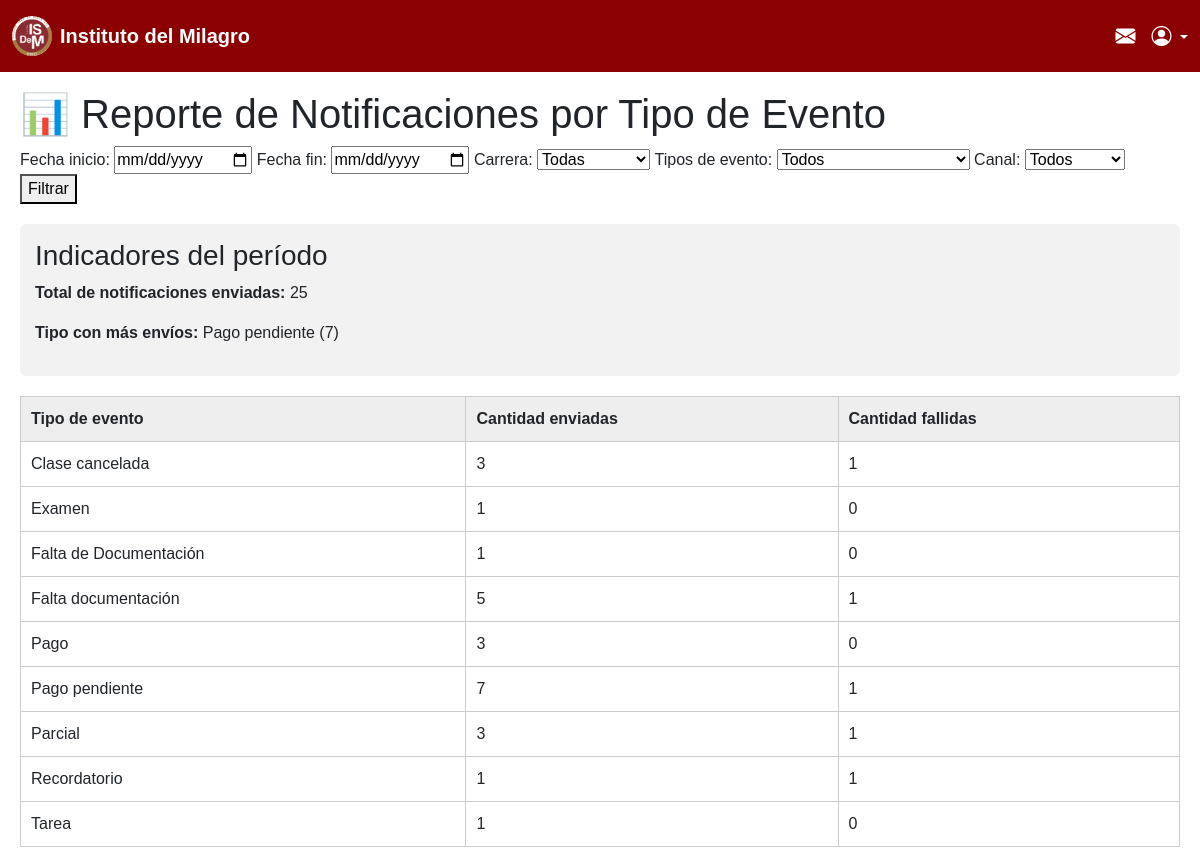
/reporte/evento/, run on the app's committed database.
### mensajes/models.py (models this page shows, shortened)
class TipoNotificacion(models.Model):
    nombre_tipo = models.CharField(max_length=100)
    canal = models.CharField(max_length=100, default='Email')
    fecha = models.DateField(auto_now_add=True)
    carrera = models.ForeignKey(
        'Carrera',
        on_delete=models.CASCADE,
        related_name='notificaciones',
        null=True,      # ✅ permite valores nulos
        blank=True      # ✅ no lo exige en formularios
    )

### mensajes/views.py (the view)
# urls.py: path('reporte/evento/', views.reporte_evento, name='reporte_evento'),
def reporte_evento(request):
    fecha_inicio = request.GET.get("fecha_inicio")
    fecha_fin = request.GET.get("fecha_fin")
    carrera_id = request.GET.get("carrera")
    tipos_evento = request.GET.get("tipos")
    canal = request.GET.get("canal")
    notificaciones = Notificacion.objects.all()
    if fecha_inicio:
        notificaciones = notificaciones.filter(fecha_envio__date__gte=fecha_inicio)
    if fecha_fin:
        notificaciones = notificaciones.filter(fecha_envio__date__lte=fecha_fin)
    if carrera_id:
        try:
            carrera_id_int = int(carrera_id)
            notificaciones = notificaciones.filter(tipo__carrera_id=carrera_id_int)
        except ValueError:
            pass  # No filtrar si viene vacío o inválido
    if tipos_evento:
        try:
            tipos_evento_int = int(tipos_evento)
            notificaciones = notificaciones.filter(tipo_id=tipos_evento_int)
        except ValueError:
            pass  # No filtrar si viene vacío o inválido
    if canal:
        notificaciones = notificaciones.filter(tipo__canal=canal)
    resumen = (
        notificaciones
        .values("tipo__nombre_tipo")
        .annotate(
            total_enviadas=Count("id"),
            total_fallidas=Count("id", filter=Q(estado_envio="Fallido"))
        )
        .order_by("tipo__nombre_tipo")
    )
    total_enviadas = notificaciones.count()
    tipo_mayor_envios = resumen.order_by("-total_enviadas").first() if resumen else None
    context = {
        "resumen": resumen,
        "total_enviadas": total_enviadas,
        "tipo_mayor_envios": tipo_mayor_envios,
        "tipos": TipoNotificacion.objects.all(),
        "carreras": Carrera.objects.all(),
        "f_fecha_inicio": fecha_inicio,
        "f_fecha_fin": fecha_fin,
        "f_carrera": carrera_id,
        "f_tipos": tipos_evento,
        "f_canal": canal,
    }
    return render(request, "mensajes/reporte_evento.html", context)

### mensajes/templates/mensajes/reporte_evento.html (shortened to what this page needs)
{% load static %}
<!DOCTYPE html>
<html>
<head>
    <link href="https://cdn.jsdelivr.net/npm/bootstrap@5.3.1/dist/css/bootstrap.min.css" rel="stylesheet">
    <link rel="stylesheet" href="https://cdn.jsdelivr.net/npm/bootstrap-icons@1.11.3/font/bootstrap-icons.min.css">
</head>
<body style="padding-top: 70px;">
    {% include "mensajes/navbar.html" %}
    <h1>📊 Reporte de Notificaciones por Tipo de Evento</h1>
    <form method="GET">
        <label>Fecha inicio:</label>
        <input type="date" name="fecha_inicio" value="{{ f_fecha_inicio }}">
        <label>Fecha fin:</label>
        <input type="date" name="fecha_fin" value="{{ f_fecha_fin }}">
        <label>Carrera:</label>
        <select name="carrera">
            <option value="">Todas</option>
        </select>
<label>Tipos de evento:</label>
<select name="tipos">
    <option value="">Todos</option>
</select>
        <label>Canal:</label>
        <select name="canal">
            <option value="">Todos</option>
        </select>
        <button type="submit">Filtrar</button>
    </form>
    <div class="kpi-box">
        <h3>Indicadores del período</h3>
        <p><strong>Total de notificaciones enviadas:</strong> {{ total_enviadas }}</p>
        {% if tipo_mayor_envios %}
            <p><strong>Tipo con más envíos:</strong>
                {{ tipo_mayor_envios.tipo__nombre_tipo }} ({{ tipo_mayor_envios.total_enviadas }})
            </p>
        {% else %}
            <p>No hay datos.</p>
        {% endif %}
    </div>
    <table>
        <tr>
            <th>Tipo de evento</th>
            <th>Cantidad enviadas</th>
            <th>Cantidad fallidas</th>
        </tr>
        {% for item in resumen %}
        <tr>
            <td>{{ item.tipo__nombre_tipo }}</td>
            <td>{{ item.total_enviadas }}</td>
            <td>{{ item.total_fallidas }}</td>
        </tr>
        {% empty %}
        <tr>
            <td colspan="3">No hay resultados con los filtros aplicados.</td>
        </tr>
        {% endfor %}
    </table>
</body>
</html>

### mensajes/templates/mensajes/reporte_evento.html (style rules this page uses)
body { font-family: Arial; margin: 20px; }
table { width: 100%; border-collapse: collapse; margin-top: 20px; }
th, td { padding: 10px; border: 1px solid #ccc; }
th { background: #eee; }
.kpi-box { background: #f2f2f2; padding: 15px; margin: 20px 0; border-radius: 6px; }

### data on the page
TipoNotificacion: tipo__nombre_tipo "Pago pendiente", total_enviadas "7", total_fallidas "1"
TipoNotificacion: tipo__nombre_tipo "Clase cancelada", total_enviadas "3", total_fallidas "1"
TipoNotificacion: tipo__nombre_tipo "Examen", total_enviadas "1", total_fallidas "0"
TipoNotificacion: tipo__nombre_tipo "Falta de Documentación", total_enviadas "1", total_fallidas "0"
TipoNotificacion: tipo__nombre_tipo "Falta documentación", total_enviadas "5", total_fallidas "1"
TipoNotificacion: tipo__nombre_tipo "Parcial", total_enviadas "3", total_fallidas "1"
TipoNotificacion: tipo__nombre_tipo "Recordatorio", total_enviadas "1", total_fallidas "1"
TipoNotificacion: tipo__nombre_tipo "Tarea", total_enviadas "1", total_fallidas "0"

### other printed values
{{ total_enviadas }} "25"
{{ tipo_mayor_envios.total_enviadas }} "7"
{{ item.tipo__nombre_tipo }} "Pago"
{{ item.total_enviadas }} "3"
{{ item.total_fallidas }} "0"
